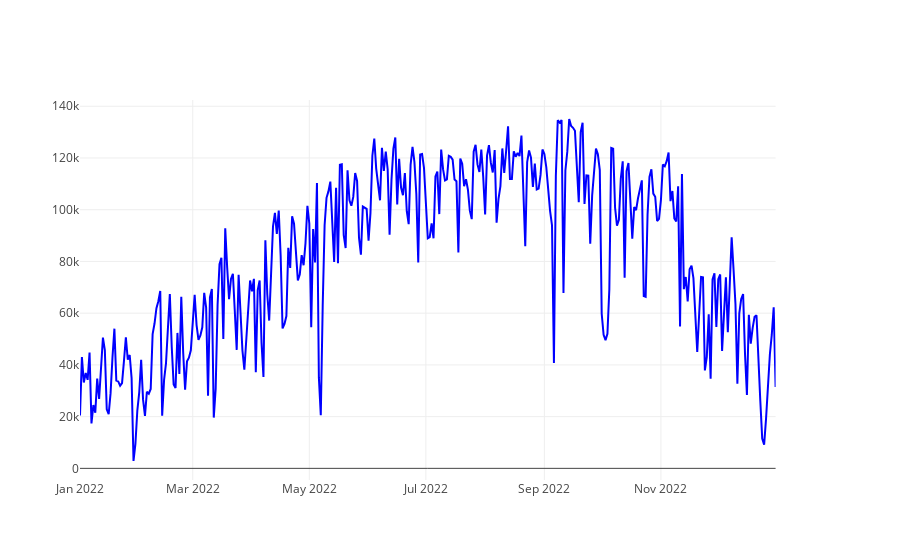

Notebook code cell kept with this figure:
### Code cell
# Add the daily bike rides line (left y-axis)
fig.add_trace(
    go.Scatter(
        x=daily_sub_df["date"],
        y=daily_sub_df["bike_rides_daily"],
        name="Daily Bike Rides",
        line=dict(color="blue")
    ),
    secondary_y=False
)

### Figure 1 — Plotly figure (JSON) as saved in the notebook; plotly's stock layout.template omitted (floating-point values rounded to 4 significant figures; data arrays with more than 128 entries replaced by an {"elided": "..."} marker saying what was removed)
{"data": [{"line": {"color": "blue"}, "name": "Daily Bike Rides", "type": "scatter", "x": {"elided": "365 str values"}, "xaxis": "x", "y": {"elided": "365 float values"}, "yaxis": "y"}], "layout": {"xaxis": {"anchor": "y", "domain": [0, 0.94]}, "yaxis": {"anchor": "x", "domain": [0, 1]}, "yaxis2": {"anchor": "x", "overlaying": "y", "side": "right"}}}
